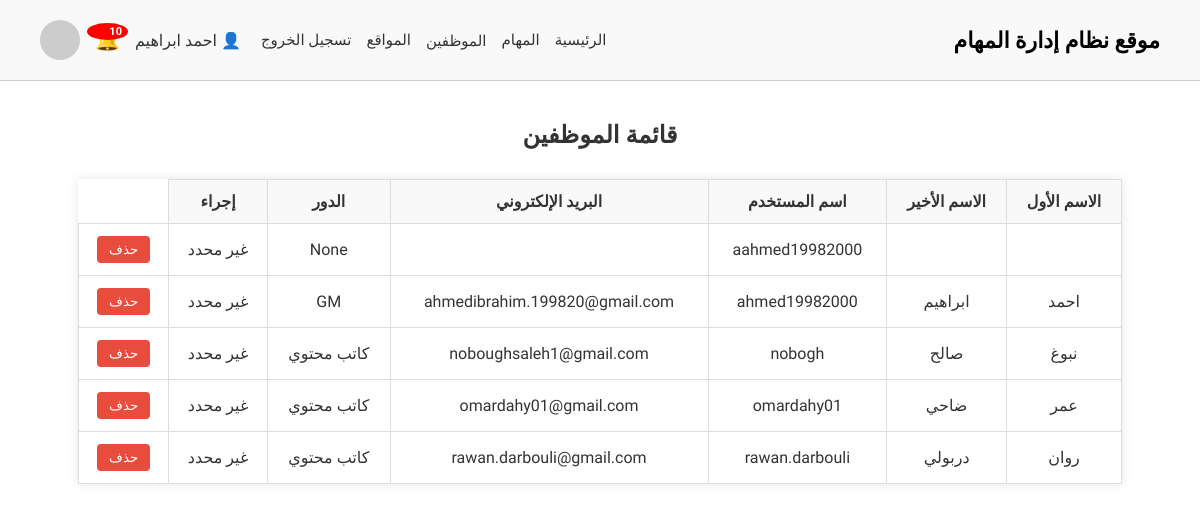
Page /employees/ (signed in) on the committed database.
### accounts/models.py (models this page shows, shortened)
class Users(AbstractUser):
    ROLE_CHOICES = (
        ('manager', 'Manager'),
        ('employee', 'Employee'),
    )
    role = models.CharField(max_length=10, choices=ROLE_CHOICES, default='employee')
    job_title = models.CharField(max_length=100, blank=True, null=True)

### accounts/decorators.py (the view)
        def wrapper(request, *args, **kwargs):
            if not request.user.is_authenticated:
                return redirect('login')
            if not hasattr(request.user, 'role') or request.user.role != role_name:
                return redirect('no_permission')
            return view_func(request, *args, **kwargs)

### accounts/context_processors.py (called while the page is built)
def notifications_processor(request):
    if request.user.is_authenticated:
        notifications = Notification.objects.filter(user=request.user, is_deleted=False).order_by('-created_at')[:10]
    else:
        notifications = []
    return {'notifications': notifications}

### accounts/views.py (called while the page is built)
@role_required('manager')
def employee_list(request):
    employees = User.objects.all()
    return render(request, 'accounts/employees.html', {'employees': employees})

### templates/accounts/employees.html (shortened to what this page needs)
{% extends 'base.html' %}
{% load static %}
{% block extra_css %}
  <link rel="stylesheet" href="{% static 'css/employees.css' %}">
{% endblock %}
{% block content %}
  <section class="employee-list">
    <h1>قائمة الموظفين</h1>
    <table class="task-table">
      <thead>
        <tr>
          <th>الاسم الأول</th>
          <th>الاسم الأخير</th>
          <th>اسم المستخدم</th>
          <th>البريد الإلكتروني</th>
          <th>الدور</th>
          <th>إجراء</th>
        </tr>
      </thead>
      <tbody>
        {% for employee in employees %}
          <tr>
            <td>{{ employee.first_name }}</td>
            <td>{{ employee.last_name }}</td>
            <td>{{ employee.username }}</td>
            <td>{{ employee.email }}</td>
            <td>{{ employee.job_title }}</td>
            <td>
              {% if employee.groups.all.0.name == "Managers" %}
                مدير
              {% elif employee.groups.all.0.name == "Employees" %}
                موظف
              {% else %}
                غير محدد
              {% endif %}
            </td>
            <td>
              <form method="post" action="{% url 'delete_employee' employee.id %}" onsubmit="return confirm('هل أنت متأكد من الحذف؟');">
                <button type="submit" class="delete-btn">حذف</button>
              </form>
            </td>
          </tr>
        {% empty %}
          <tr><td colspan="6">لا يوجد موظفين.</td></tr>
        {% endfor %}
      </tbody>
    </table>
  </section>
{% endblock %}

### templates/includes/header.html (shortened to what this page needs)
{% load static %}
<!DOCTYPE html>
<html lang="ar" dir="rtl">
<head>
  <link rel="stylesheet" href="{% static 'css/base.css' %}">
  <link rel="stylesheet" href="{% static 'css/header.css' %}">
</head>
<body>
  <header>
    <div class="logo">موقع نظام إدارة المهام</div>
    <div class="user-nav">
      <nav>
        {% if request.user.is_authenticated %}
          {% if request.user.role == "manager" %}
            <a href="/home/dashboard/">الرئيسية</a>
            <a href="/tasks/">المهام</a>
            <div class="dropdown">
              <button class="dropbtn">الموظفين</button>
            </div>
            <a href="/categories/site/">المواقع</a>
          {% elif request.user.role == "employee" %}
            <a href="/home/employee_dashboard/">الرئيسية</a>
            <a href="/tasks/my_tasks/">مهامي</a>
          {% endif %}
          <a href="{% url 'logout' %}">تسجيل الخروج</a>
        {% else %}
          <a href="{% url 'index' %}">تسجيل الدخول</a>
        {% endif %}
      </nav>
      <div style="display: flex; align-items: center; gap: 15px; position: relative;">
        {% if request.user.is_authenticated %}
         <span>👤 {{ request.user.get_full_name }}</span>
          <div class="notification-wrapper">
  <div class="notification-icon" onclick="toggleNotifications()">
    🔔
    {% if notifications|length > 0 %}
      <span class="badge">{{ notifications|length }}</span>
    {% endif %}
  </div>
</div>
        {% endif %}
        <img src="https://via.placeholder.com/40" alt="User" style="border-radius: 50%;">
      </div>
    </div>
  </header>
</body>
</html>

### static/css/base.css (style rules this page uses)
* { box-sizing: border-box; margin: 0; padding: 0; direction: rtl; font-family: 'Cairo', sans-serif; }
body { background-color: #fff; color: #333; min-height: 100vh; font-family: 'Cairo', sans-serif; }
header { display: flex; justify-content: space-between; align-items: center; padding: 20px 40px; background-color: #f9f9f9; border-bottom: 1px solid #ccc; }
.logo { font-size: 22px; font-weight: bold; color: #000; }
.user-nav { display: flex; align-items: center; gap: 20px; }
.user-nav nav { display: flex; gap: 15px; position: relative; }
.user-nav nav a { text-decoration: none; color: #333; font-weight: 500; font-size: 15px; transition: color 0.2s; }
.user-nav img { width: 40px; height: 40px; border-radius: 50%; }
.dropdown { position: relative; display: inline-block; }
.dropbtn { background-color: transparent; border: none; font-size: 15px; font-weight: 500; color: #333; cursor: pointer; padding: 0; font-family: inherit; }
.notification-icon { cursor: pointer; font-size: 20px; position: relative; }
.notification-icon .badge { position: absolute; top: -5px; right: -8px; background-color: red; color: white; padding: 2px 6px; font-size: 11px; border-radius: 50%; font-weight: bold; }

### static/css/employees.css (style rules this page uses)
.employee-list { padding: 40px 20px; text-align: center; }
.employee-list h1 { margin-bottom: 30px; }
.task-table { width: 90%; margin: auto; border-collapse: collapse; box-shadow: 0 0 10px rgba(0,0,0,0.1); }
.task-table th, .task-table td { border: 1px solid #ddd; padding: 12px; }
.task-table th { background-color: #f9f9f9; font-weight: bold; }
.delete-btn { background-color: #e74c3c; color: white; padding: 6px 12px; border: none; border-radius: 4px; cursor: pointer; }

### static/css/header.css (style rules this page uses)
.notification-icon { cursor: pointer; position: relative; }
.badge { background: red; color: white; padding: 2px 6px; font-size: 12px; border-radius: 50%; position: absolute; top: -8px; left: -8px; }

### rows in the picture
Users: user.get_full_name "احمد ابراهيم", first_name "احمد", last_name "ابراهيم", username "ahmed19982000", email "ahmedibrahim.199820@gmail.com", job_title "GM", shows "غير محدد"
Users: username "aahmed19982000", job_title "None", shows "غير محدد"
Users: first_name "نبوغ", last_name "صالح", username "nobogh", email "noboughsaleh1@gmail.com", job_title "كاتب محتوي", shows "غير محدد"
Users: first_name "عمر", last_name "ضاحي", username "omardahy01", email "omardahy01@gmail.com", job_title "كاتب محتوي", shows "غير محدد"
Users: first_name "روان", last_name "دربولي", username "rawan.darbouli", email "rawan.darbouli@gmail.com", job_title "كاتب محتوي", shows "غير محدد"

### other values in the picture
{{ notifications|length }} "10"
